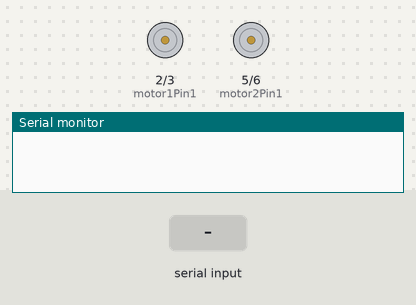
Recording of a sketch running on a simulated Arduino Uno, built with avr-gcc and run on an emulated ATmega328P. Parts: motor-driver pin pairs drawn as motors (green arrow = first pin HIGH = forward, orange = second pin HIGH = backward, longer = more drive, scaled by the enable pin), the last lines printed to the serial monitor. The inputs (shaded band) are chosen by the test bench.

Above: at 1.2 s.
1.3 s: "*forward" received over Serial
At 2.5 s:
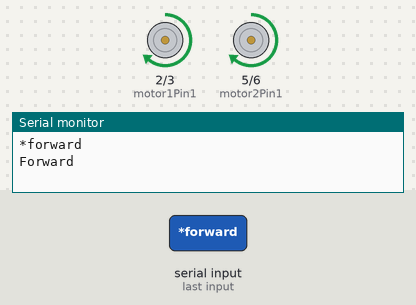
2.8 s: "*left" received over Serial
At 3.8 s:
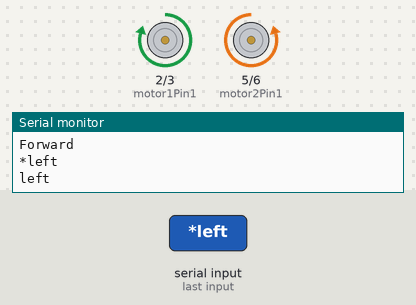
4.3 s: "*stop" received over Serial
At 4.9 s:
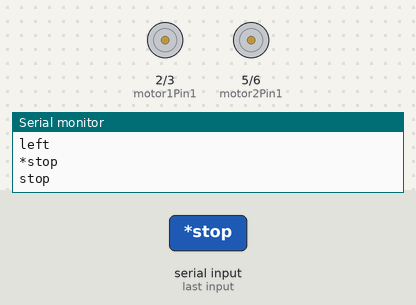
5.8 s: "*right" received over Serial
At 6.4 s:
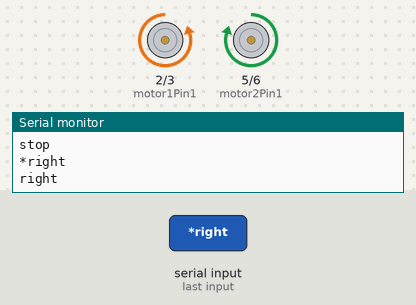
7.3 s: "*reverse" received over Serial
At 8.3 s:
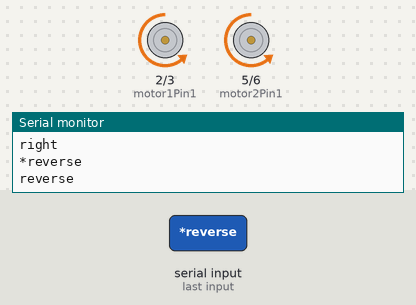
8.8 s: "*stop" received over Serial
At 9.6 s:
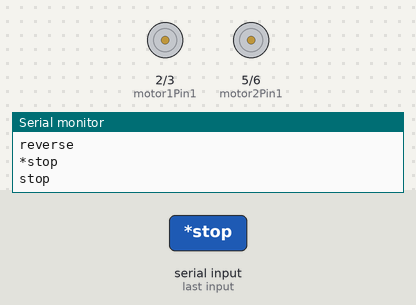
Timing chart, 0 to 11.3 s (numbered marks = the images above; inputs shaded):
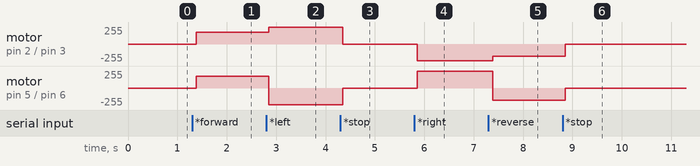

Measured:
- after the input at 1.3 s, motor on pin 2 (motor1Pin1) / pin 3 (motor1Pin2), motor on pin 5 (motor2Pin1) / pin 6 (motor2Pin2): stopped → forward 180/255 after 0.08 s
- after the input at 2.8 s, motor on pin 2 (motor1Pin1) / pin 3 (motor1Pin2): forward 180/255 → forward 250/255 after 0.05 s; motor on pin 5 (motor2Pin1) / pin 6 (motor2Pin2): forward 180/255 → backward 250/255 after 0.05 s
- after the input at 4.3 s, motor on pin 2 (motor1Pin1) / pin 3 (motor1Pin2): forward 250/255 → stopped after 0.05 s; motor on pin 5 (motor2Pin1) / pin 6 (motor2Pin2): backward 250/255 → stopped after 0.05 s
- after the input at 5.8 s, motor on pin 2 (motor1Pin1) / pin 3 (motor1Pin2): stopped → backward 250/255 after 0.06 s; motor on pin 5 (motor2Pin1) / pin 6 (motor2Pin2): stopped → forward 250/255 after 0.06 s
- after the input at 7.3 s, motor on pin 2 (motor1Pin1) / pin 3 (motor1Pin2): backward 250/255 → backward 180/255 after 0.08 s; motor on pin 5 (motor2Pin1) / pin 6 (motor2Pin2): forward 250/255 → backward 180/255 after 0.08 s
- after the input at 8.8 s, motor on pin 2 (motor1Pin1) / pin 3 (motor1Pin2), motor on pin 5 (motor2Pin1) / pin 6 (motor2Pin2): backward 180/255 → stopped after 0.05 s

The sketch:

Voice_car.ino
```cpp
String voice;

//Initialize Motor 1
int motor1Pin1 = 2;
int motor1Pin2 = 3;
int enable1Pin = 9;

//Initialize Motor 2
int motor2Pin1 = 5;
int motor2Pin2 = 6;
int enable2Pin = 10;

void setup() {
    // sets the pins as outputs:

    pinMode(motor1Pin1, OUTPUT);
    pinMode(motor1Pin2, OUTPUT);
    pinMode(enable1Pin, OUTPUT);
    pinMode(motor2Pin1, OUTPUT);
    pinMode(motor2Pin2, OUTPUT);
    pinMode(enable2Pin, OUTPUT);
    Serial.begin(9600);
}

void loop() {
  while (Serial.available()){  //Check if there is an available byte to read
  delay(10); //Delay added to make thing stable
  char c = Serial.read(); //Conduct a serial read
  if (c == '#') {break;} //Exit the loop when the # is detected after the word
  voice += c; //Shorthand for voice = voice + c
  }
  if (voice.length() > 0) {
    Serial.println(voice);

  if(voice == "*forward") {
      digitalWrite(motor1Pin1, HIGH);
      digitalWrite(motor1Pin2, LOW);
      digitalWrite(motor2Pin1, HIGH);
      digitalWrite(motor2Pin2, LOW);
      analogWrite(enable1Pin, 180);
      analogWrite(enable2Pin, 180);
      Serial.println("Forward");}

  else if (voice == "*left")  // left
    {
      //turn left
        digitalWrite(motor1Pin1, HIGH);
        digitalWrite(motor1Pin2, LOW);
        digitalWrite(motor2Pin1, LOW);
        digitalWrite(motor2Pin2, HIGH);
        analogWrite(enable1Pin, 250);
        analogWrite(enable2Pin, 250);

        delay(150);

        voice == "*stop";
        Serial.println("left");
    }

    else if (voice == "*stop") //  Stop
    {
        digitalWrite(enable1Pin, 0);
        digitalWrite(enable2Pin, 0);
        delay(300);
        Serial.println("stop");
    }

    else if (voice == "*right") // right
    {
      //TURN RIGHT
        digitalWrite(motor1Pin1, LOW);
        digitalWrite(motor1Pin2, HIGH);
        digitalWrite(motor2Pin1, HIGH);
        digitalWrite(motor2Pin2, LOW);
        analogWrite(enable1Pin, 250);
        analogWrite(enable2Pin, 250);

        delay(150);

        voice == "*stop";

        Serial.println("right");

    }

    else if (voice == "*reverse") //reverse
    {

        digitalWrite(motor1Pin1, LOW);
        digitalWrite(motor1Pin2, HIGH);
        digitalWrite(motor2Pin1, LOW);
        digitalWrite(motor2Pin2, HIGH);
        analogWrite(enable1Pin, 180);
        analogWrite(enable2Pin, 180);

        Serial.println("reverse");
    }
    voice="";}}
```
